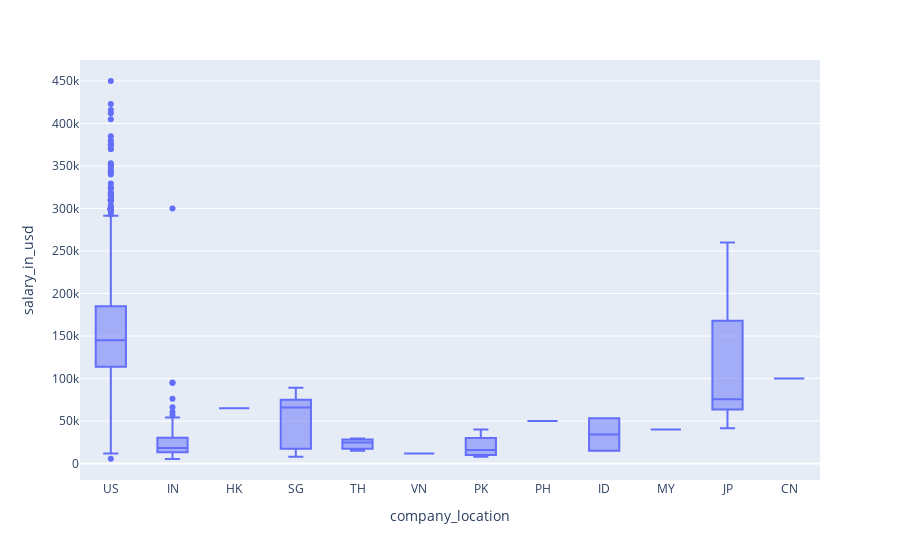

Source (notebook cell):
### Code cell
fig = px.box(df_filtered, x='company_location', y='salary_in_usd')
fig.show()

### Figure 1 — Plotly figure (JSON) as saved in the notebook; plotly's stock layout.template omitted (floating-point values rounded to 4 significant figures; data arrays with more than 128 entries replaced by an {"elided": "..."} marker saying what was removed)
{"data": [{"alignmentgroup": "True", "hovertemplate": "company_location=%{x}<br>salary_in_usd=%{y}<extra></extra>", "legendgroup": "", "marker": {"color": "#636efa"}, "name": "", "notched": false, "offsetgroup": "", "orientation": "v", "showlegend": false, "type": "box", "x": {"elided": "3124 str values"}, "x0": " ", "xaxis": "x", "y": {"elided": "3124 int values"}, "y0": " ", "yaxis": "y"}], "layout": {"boxmode": "group", "legend": {"tracegroupgap": 0}, "margin": {"t": 60}, "xaxis": {"anchor": "y", "domain": [0, 1], "title": {"text": "company_location"}}, "yaxis": {"anchor": "x", "domain": [0, 1], "title": {"text": "salary_in_usd"}}}}
